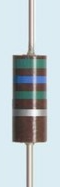
%> input picture images/resistance_marron_1.png, 60 x 187 px
$ octave morphos.m   (GNU Octave 9; MATLAB toolbox functions it lacks are replaced by stand-ins)
%> lines starting %> are read from the running program, lines starting %| are printed output that depends on the picture; in (x1, y1, x2, y2) boxes, pixels count from 0 and x2, y2 are one past the last pixel; in counts of white or black regions, pixels touching at a corner belong together; the program's own positions count from 1
### Axel/rotate.m
function [I_rot] = rotate(I)
%Authors : Axel BRUYERE/Hippolyte CADORET/Dorian FABREGUE

%Input :
%       ->I : Image à traiter

%Output :
%       ->I_rot : Image après rotation


I_g = rgb2gray(I);
BW = edge(I_g,'canny'); %Détection des contours
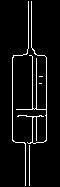
%> BW: size 187x60 logical; 5.8% white in thin lines or dots, all inside (x1, y1, x2, y2) = (12, 1, 47, 186)

%Récupération des lignes de l'image
[H,T,R] = hough(BW);
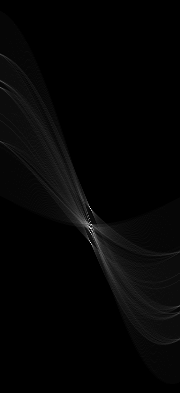
%> H: size 393x180 double; min 0, max 84, mean 1.7; drawn with min black and max white
%> T = 180 values from -90 to 89; R = 393 values from -196 to 196
P  = houghpeaks(H,5,'threshold',ceil(0.3*max(H(:))));
%> P = [209 91; 243 91; 229 91; 226 88; 235 92]
lines = houghlines(BW,T,R,P,'FillGap',5,'MinLength',7);
%> lines = 9 lines; longest, point1 to point2 (x, y): (13, 58) to (13, 141), (47, 58) to (47, 141), (33, 57) to (33, 110), (33, 117) to (33, 143), (37, 117) to (37, 143), (37, 88) to (37, 110)


vec1 = [lines(1).point2(1)-lines(1).point1(1),...
    lines(1).point2(2)-lines(1).point1(2)];
%> vec1 = [0 83]
ref = [0;1];

angle = acos((vec1*ref)/(norm(vec1)*norm(ref))) * 180 / pi;
%> angle = 0

I_rot = imrotate(I,90-angle);
[h,w,p] = size(I_rot);
%> h = 60; w = 187; p = 3
for i = 1:h
    for j = 1:w
        for k = 1:p
            if I_rot(i,j,k) == 0;
                I_rot(i,j,k) = I_rot(round(h/4),round(w/2),p);
            end
        end
    end
end

### cut.m
function [I_cut1] = cut(I_rot)
%Authors : Axel BRUYERE/Hippolyte CADORET/Dorian FABREGUE

%Input :
%       ->I_rot : Image à traiter (ici, l'image après rotation)

%Output :
%       ->I_cut1 : Image après rognage


[H,W,p] = size(I_rot);
%> H = 60; W = 187
I_g = rgb2gray(I_rot);
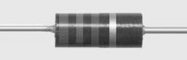
%> I_g: size 60x187 uint8; min 40, max 253, mean 192.7; mean of the top-left, top-right, bottom-left and bottom-right quarters 203.6, 197.9, 191.6, 177.9


I_cut = I_rot;
%Rognage en hauteur
BW = (I_g<210);
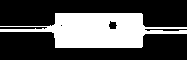
%> BW: size 60x187 logical; 31.5% white; 1 white region, box (x1, y1, x2, y2) and area: (0, 13, 187, 48) 3537
while true
    a = 0;b = 0;
    if mean(BW(length(BW(:,1)),:)) < 0.3
        BW(end,:) = [];
        I_cut(end,:,:) = [];
    else
        a = 1;
    end

    if mean(BW(1,:)) <0.3
        BW(1,:) = [];
        I_cut(1,:,:) = [];
    else
        b = 1;
    end
    if a == 1 & b == 1
        break
    end
end
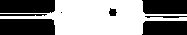
%> BW: size 35x187 logical; 54% white; 8 black regions (1 under 20 px), largest, box (x1, y1, x2, y2) and area: (0, 19, 55, 35) 872, (0, 0, 55, 13) 710, (142, 0, 187, 14) 614
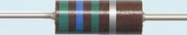
%> I_cut: size 35x187x3 uint8; mean R, G, B 160.3, 166.4, 168.6

%Pré-trairement pour le rognage en largeur
se1 = strel('disk',6);
I_dil = imdilate(BW,se1);
%> I_dil: size 35x187 logical; 74.8% white; 4 black regions, box (x1, y1, x2, y2) and area: (0, 24, 50, 35) 547, (0, 0, 50, 8) 398, (148, 0, 187, 9) 351, (148, 26, 187, 35) 351
se2 = ones(length(I_dil),1);
I_ero = imerode(I_dil,se2);
%> I_ero: size 35x187 logical; 52.4% white; 2 black regions, box (x1, y1, x2, y2) and area: (0, 0, 50, 35) 1750, (148, 0, 187, 35) 1365

%Rognage en largeur
for k = 1:p
    while true
        a = 0;b = 0;
        if mean(I_ero(:,length(I_ero(1,:)))) < 0.5
            I_ero(:,length(I_ero(1,:))) = [];
            I_cut(:,end,:) = [];
        else
            a = 1;
        end

        if mean(I_ero(:,1)) <0.5
            I_ero(:,1) = [];
            I_cut(:,1,:) = [];
        else
            b = 1;
        end
        if a == 1 & b == 1
            break
        end
    end
end
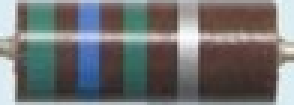
%> I_cut: size 35x98x3 uint8 (shown 3 times larger); mean R, G, B 111.9, 112.8, 113.1
%> I_ero: size 35x98 logical; every value is 1

%Finitions du rognage
c = 10;
u = length(I_ero)-1.5*c;
%> u = 83
v = length(I_ero(:,1))-1.5*c;
%> v = 20
I_cut1 = imcrop(I_cut,[c c length(I_ero)-1.5*c length(I_ero(:,1))-2.1*c]);

### Fonctions Dorian/morphos.m
clear variables; close all; clc;
%---------------------------------------------------------------%
%%Role: Détail de la morphomologie mathématique utilisée sur
%       une image en niveau de gris
%
%Authors : Axel BRUYERE / Hippolyte CADORET / Dorian FABREGUE
%---------------------------------------------------------------%

I = cut(rotate(imread('images/resistance_marron_1.png')));
S = size(I);
%> S = [15 84 3]
N = S(1)*S(2);
%> N = 1260


%%Changement de repere
%xyz
img = rgb2xyz((I));
img = img(:,:,3);
% [9 lines of commented-out code are left out]

img0 = img;
mask = img>0.7*max(img(:));
% img = inpaintCoherent(img,mask);


% %Tranformations morphologiques
se1 = strel('line',2*S(1),90);
%> se1 = {Dimensionality 2}
se2 = strel('line',S(1),90);
%> se2 = {Dimensionality 2}
se3 = strel('square',3);
se3bis = strel('rectangle',[5 3]);
se4 = strel('square',round(S(2)/20));
%> se4 = {Dimensionality 2}


I1 = imopen(imclose(img,se3),se3);
% img = imerode(img,se1);
I2 = imerode(I1,se1);
I3 = imdilate(I2,se4);
I3 = imopen(I3,se4);

% [18 lines of commented-out code are left out]

$ run again, with images/resistance_marron_2.png copied over images/resistance_marron_1.png
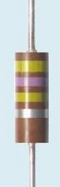
%> input picture images/resistance_marron_2.png, 60 x 187 px
%> in rotate, `[H,T,R] = hough(BW);`:
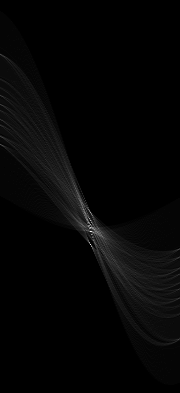
%> H: size 393x180 double; min 0, max 89, mean 1.9; drawn with min black and max white
%> T = 180 values from -90 to 89; R = 393 values from -196 to 196
%> P = [232 91; 245 91; 221 91; 213 91; 227 89]
%> lines = 11 lines; longest, point1 to point2 (x, y): (49, 56) to (49, 141), (17, 60) to (17, 109), (36, 144) to (36, 186), (25, 72) to (25, 109), (36, 2) to (36, 32), (32, 15) to (32, 43)
%> vec1 = [0 30]
%> angle = 0
%> I_dil: size 33x187 logical; 75.9% white; 4 black regions, box (x1, y1, x2, y2) and area: (0, 0, 47, 9) 422, (148, 22, 187, 33) 402, (0, 22, 47, 33) 354, (148, 0, 187, 8) 312
%> after the loop in cut, `for k = 1:p`:
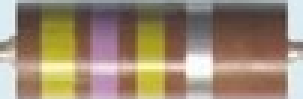
%> I_cut: size 33x101x3 uint8 (shown 3 times larger); mean R, G, B 154.9, 136.2, 114.3
%> v = 18

$ run again, with images/resistance_marron_3.png copied over images/resistance_marron_1.png
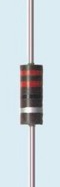
%> input picture images/resistance_marron_3.png, 60 x 187 px
%> in rotate, `[H,T,R] = hough(BW);`:
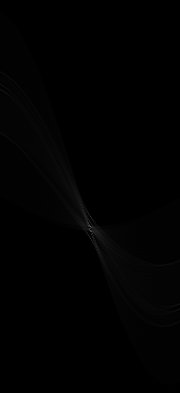
%> H: size 393x180 double; min 0, max 109, mean 1.3
%> T = 180 values from -90 to 89; R = 393 values from -196 to 196
%> P = [227 91; 232 92; 239 91; 217 91; 223 88]
%> lines = 8 lines; point1 to point2 (x, y): (31, 2) to (31, 127), (43, 67) to (43, 124), (21, 67) to (21, 123), (35, 30) to (35, 65), (30, 64) to (31, 86), (36, 163) to (36, 181), (33, 168) to (33, 184), (33, 145) to (33, 157)
%> vec1 = [0 125]
%> angle = 0
%> after the loop in cut, `while true`:
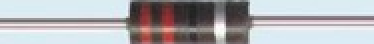
%> I_cut: size 22x187x3 uint8 (shown 2 times larger); mean R, G, B 176.4, 175.7, 179.3
%> v = 7
%> img = 57 columns, first 8: [0.0262 0.033 0.0493 0.0481 0.0417 0.0492 0.0535 0.0405; 0.0348 0.0343 0.0528 0.0469 0.0417 0.0492 0.0601 0.0477]
%> img0 has the same summary as img
%> mask = 57 columns, first 8: [false false false false false false false false; false false false false false false false false]
%> I1 = 57 columns, first 8: [0.0262 0.033 0.0492 0.0492 0.0492 0.0492 0.0492 0.0405; 0.0262 0.033 0.0492 0.0492 0.0492 0.0492 0.0492 0.0405]
%> I2 has the same summary as I1
%> I3 = 57 columns, first 8: [0.033 0.0492 0.0492 0.0492 0.0492 0.0492 0.0492 0.0492; 0.033 0.0492 0.0492 0.0492 0.0492 0.0492 0.0492 0.0492]
